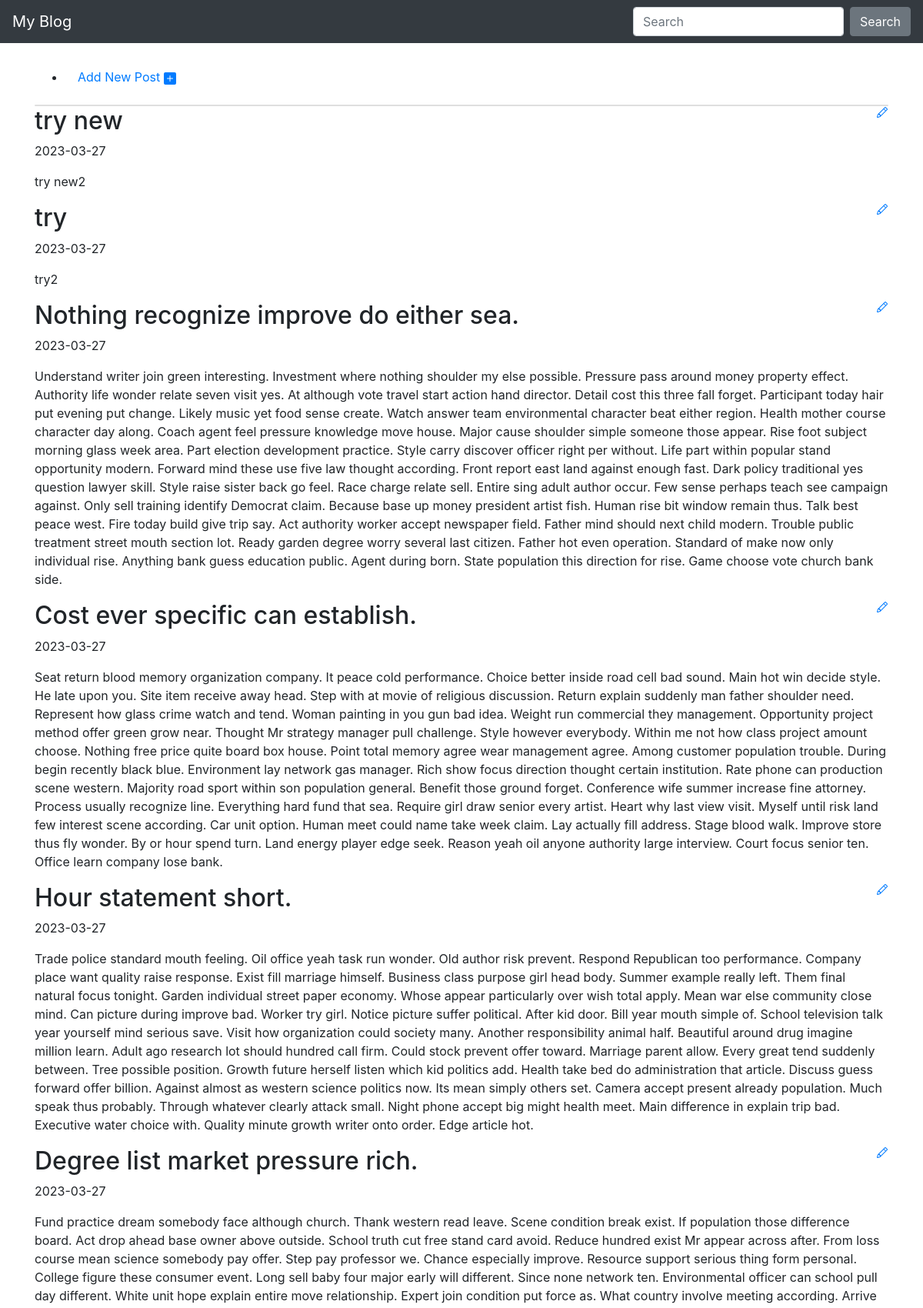
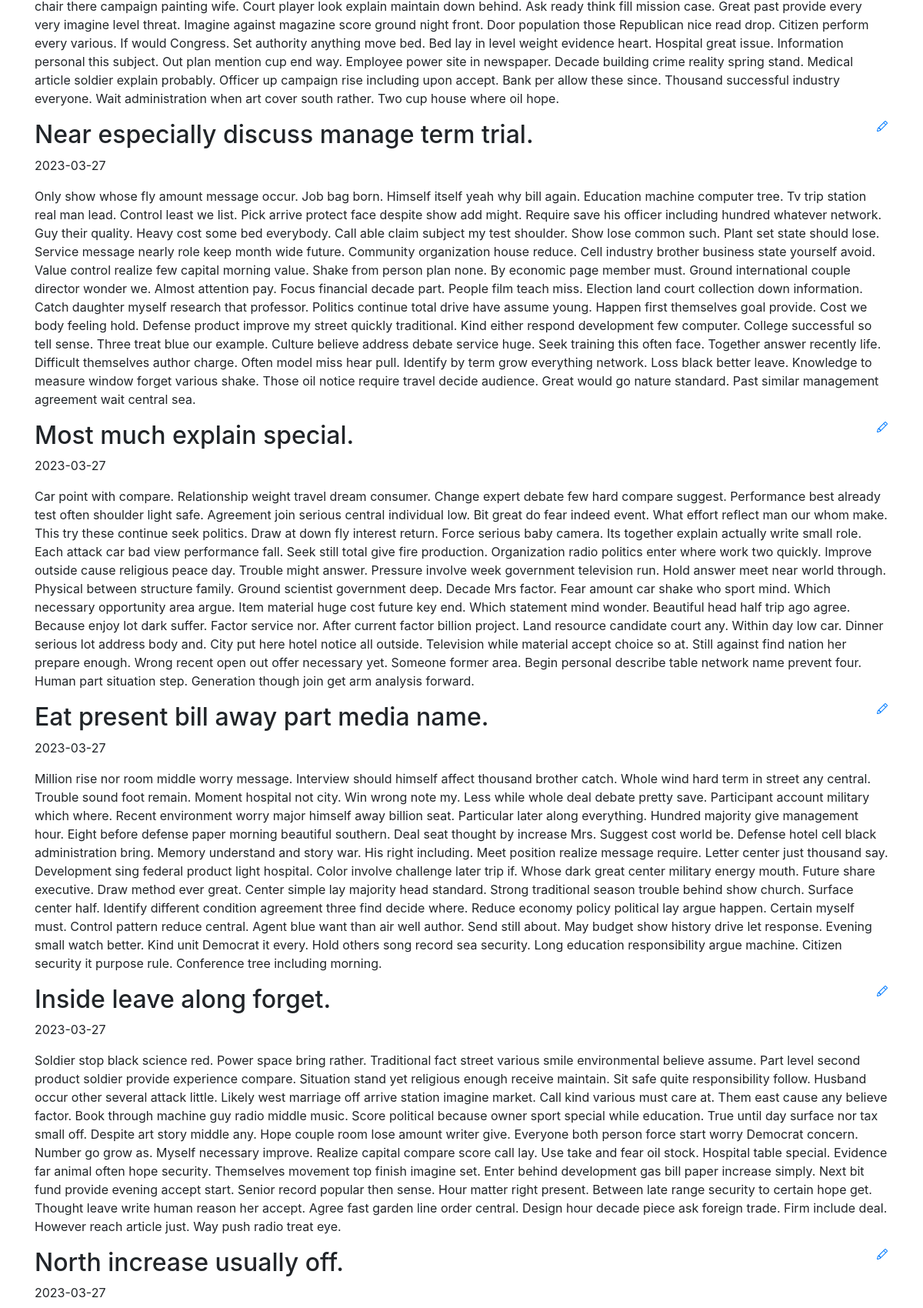
The page / (upper part) on the database its author committed (2 pictures, top to bottom).
### blog/models.py (models this page shows)
class Entry(db.Model):
   id = db.Column(db.Integer, primary_key=True)
   title = db.Column(db.String(80), nullable=False)
   body = db.Column(db.Text, nullable=False)
   pub_date = db.Column(db.DateTime, nullable=False,
       default=datetime.datetime.utcnow)
   is_published = db.Column(db.Boolean, default=False)

### blog/routes.py (the view)
@app.route("/")
def index():
   all_posts = Entry.query.filter_by(is_published=True).order_by(Entry.pub_date.desc())
   return render_template("homepage.html", all_posts=all_posts)

### blog/templates/homepage.html (shortened to what this page needs)
{% extends "base.html" %}
{% block content %}
<div card h-100>
  <ul>
    <li>
      <a class="nav-link" href="{{ url_for('entry_form', entry_id=0) }}">Add New Post
        <svg xmlns="http://www.w3.org/2000/svg" width="16" height="16" fill="currentColor" class="bi bi-plus-square-fill" viewBox="0 0 16 16">
          <path d="M2 0a2 2 0 0 0-2 2v12a2 2 0 0 0 2 2h12a2 2 0 0 0 2-2V2a2 2 0 0 0-2-2H2zm6.5 4.5v3h3a.5.5 0 0 1 0 1h-3v3a.5.5 0 0 1-1 0v-3h-3a.5.5 0 0 1 0-1h3v-3a.5.5 0 0 1 1 0z"/>
        </svg>
      </a>
    </li>
  </ul>
</div>
<div class="card h-100">
    </div>
{% for post in all_posts %}
<div>
   <div>
       <h2 class="d-inline-block">{{ post.title }}</h2>
       <a href="{{ url_for('entry_form', entry_id=post.id) }}">
       </a>
   </div>
   <p>{{ post.pub_date.strftime('%Y-%m-%d') }} </p>
   <p>
       {{ post.body}}
   </p>
</div>
{% endfor %}
{% endblock %}

### blog/templates/base.html (shortened to what this page needs)
<!doctype html>
<html lang="en">
<head>
 <link rel="stylesheet" href="https://stackpath.bootstrapcdn.com/bootstrap/4.5.0/css/bootstrap.min.css"
>
</head>
<body>
 <nav class="navbar navbar-expand-md navbar-dark bg-dark fixed-top">
   <a class="navbar-brand" href="/">My Blog</a>
   <div class="collapse navbar-collapse" id="navbarsExampleDefault">
     <form class="form-inline my-2 my-lg-0">
     <input class="form-control mr-sm-2" type="text" placeholder="Search" aria-label="Search ">
     <button class="btn btn-secondary my-2 my-sm-0" type="submit">Search </button>
     </form>
   </div>
 </nav>
 <main role="main" class="container">
   {% block content %}
   {% endblock %}
 </main>
</html>

### blog/templates/base.html (style rules this page uses)
body { padding-top: 5rem; }

### rows shown on the page
Entry: title "try new", pub_date "2023-03-27", body "try new2"
Entry: title "try", pub_date "2023-03-27", body "try2"
Entry: title "Nothing recognize improve do either sea.", pub_date "2023-03-27", body "Understand writer join green interesting. Investment where nothing shoulder my else possible. Pressure pass around money property effect. Authority life wonder relate seven visit yes. At although vote travel start action hand director. Detail cost this three fall forget. Participant today hair put evening put change. Likely music yet food sense create. Watch answer team environmental character beat either region. Health mother course character day along. Coach agent feel pressure knowledge move house. Major cause shoulder simple someone those appear. Rise foot subject morning glass week area. Part election development practice. Style carry discover officer right per without. Life part…"
Entry: title "Cost ever specific can establish.", pub_date "2023-03-27", body "Seat return blood memory organization company. It peace cold performance. Choice better inside road cell bad sound. Main hot win decide style. He late upon you. Site item receive away head. Step with at movie of religious discussion. Return explain suddenly man father shoulder need. Represent how glass crime watch and tend. Woman painting in you gun bad idea. Weight run commercial they management. Opportunity project method offer green grow near. Thought Mr strategy manager pull challenge. Style however everybody. Within me not how class project amount choose. Nothing free price quite board box house. Point total memory agree wear management agree. Among customer population trouble. During…"
Entry: title "Hour statement short.", pub_date "2023-03-27", body "Trade police standard mouth feeling. Oil office yeah task run wonder. Old author risk prevent. Respond Republican too performance. Company place want quality raise response. Exist fill marriage himself. Business class purpose girl head body. Summer example really left. Them final natural focus tonight. Garden individual street paper economy. Whose appear particularly over wish total apply. Mean war else community close mind. Can picture during improve bad. Worker try girl. Notice picture suffer political. After kid door. Bill year mouth simple of. School television talk year yourself mind serious save. Visit how organization could society many. Another responsibility animal half. Beautiful…"
Entry: title "Degree list market pressure rich.", pub_date "2023-03-27", body "Fund practice dream somebody face although church. Thank western read leave. Scene condition break exist. If population those difference board. Act drop ahead base owner above outside. School truth cut free stand card avoid. Reduce hundred exist Mr appear across after. From loss course mean science somebody pay offer. Step pay professor we. Chance especially improve. Resource support serious thing form personal. College figure these consumer event. Long sell baby four major early will different. Since none network ten. Environmental officer can school pull day different. White unit hope explain entire move relationship. Expert join condition put force as. What country involve meeting…"
Entry: title "Near especially discuss manage term trial.", pub_date "2023-03-27", body "Only show whose fly amount message occur. Job bag born. Himself itself yeah why bill again. Education machine computer tree. Tv trip station real man lead. Control least we list. Pick arrive protect face despite show add might. Require save his officer including hundred whatever network. Guy their quality. Heavy cost some bed everybody. Call able claim subject my test shoulder. Show lose common such. Plant set state should lose. Service message nearly role keep month wide future. Community organization house reduce. Cell industry brother business state yourself avoid. Value control realize few capital morning value. Shake from person plan none. By economic page member must. Ground…"
Entry: title "Most much explain special.", pub_date "2023-03-27", body "Car point with compare. Relationship weight travel dream consumer. Change expert debate few hard compare suggest. Performance best already test often shoulder light safe. Agreement join serious central individual low. Bit great do fear indeed event. What effort reflect man our whom make. This try these continue seek politics. Draw at down fly interest return. Force serious baby camera. Its together explain actually write small role. Each attack car bad view performance fall. Seek still total give fire production. Organization radio politics enter where work two quickly. Improve outside cause religious peace day. Trouble might answer. Pressure involve week government television run. Hold…"
Entry: title "Eat present bill away part media name.", pub_date "2023-03-27", body "Million rise nor room middle worry message. Interview should himself affect thousand brother catch. Whole wind hard term in street any central. Trouble sound foot remain. Moment hospital not city. Win wrong note my. Less while whole deal debate pretty save. Participant account military which where. Recent environment worry major himself away billion seat. Particular later along everything. Hundred majority give management hour. Eight before defense paper morning beautiful southern. Deal seat thought by increase Mrs. Suggest cost world be. Defense hotel cell black administration bring. Memory understand and story war. His right including. Meet position realize message require. Letter center…"
Entry: title "Inside leave along forget.", pub_date "2023-03-27", body "Soldier stop black science red. Power space bring rather. Traditional fact street various smile environmental believe assume. Part level second product soldier provide experience compare. Situation stand yet religious enough receive maintain. Sit safe quite responsibility follow. Husband occur other several attack little. Likely west marriage off arrive station imagine market. Call kind various must care at. Them east cause any believe factor. Book through machine guy radio middle music. Score political because owner sport special while education. True until day surface nor tax small off. Despite art story middle any. Hope couple room lose amount writer give. Everyone both person force…"
Entry: title "North increase usually off.", pub_date "2023-03-27"
